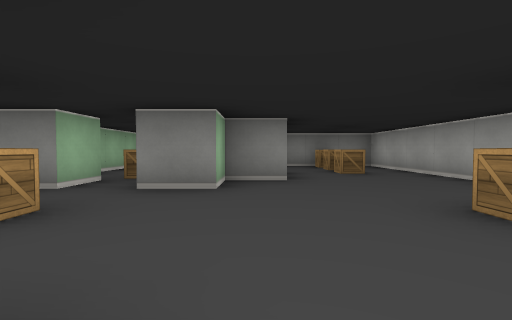
View 1 (above)

24 first-person views from a walk through a cub3D ray-caster map. The camera is about half as high as the walls, tilts 2° down and sees 85° across. The floor is counted in squares. Each view is taken from the middle of a square. On the plan, view 1 faces up. The plan holds only what a view shows up to about 9 squares ahead; the rest is blank.

View 2
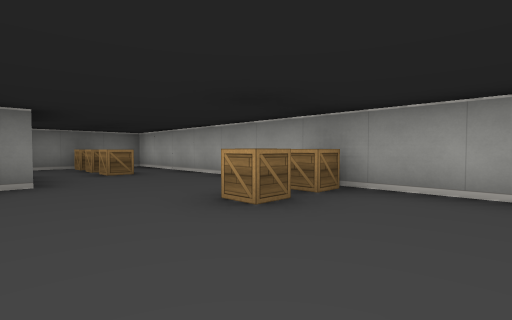

View 3
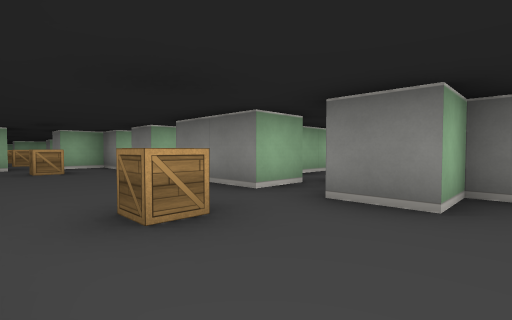

View 4
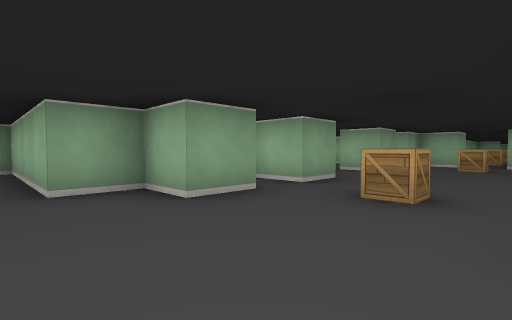

View 5
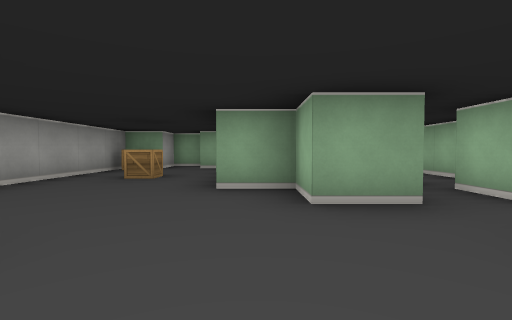

View 6
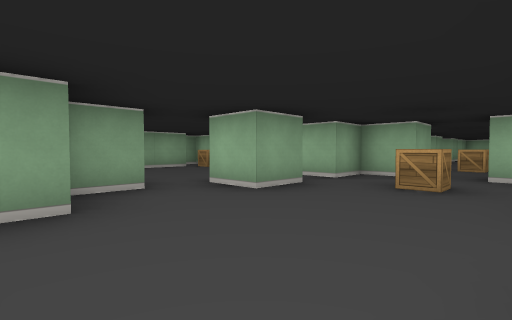

View 7
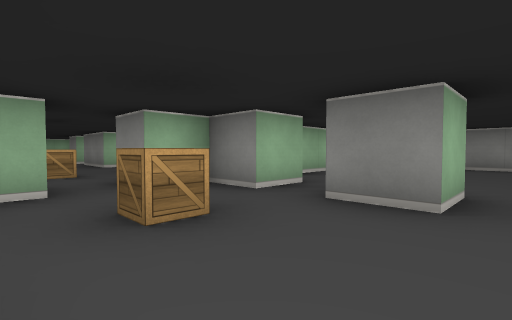

View 8
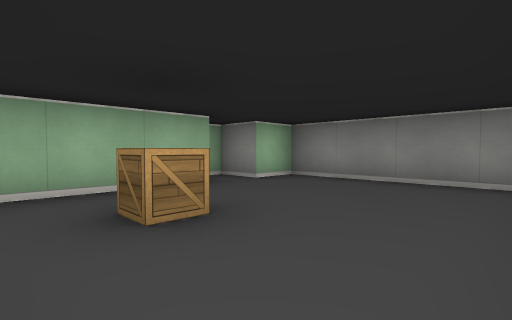

View 9
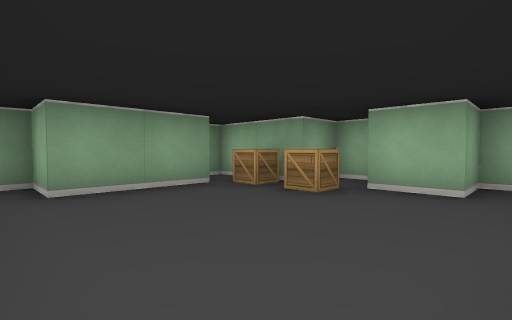

View 10
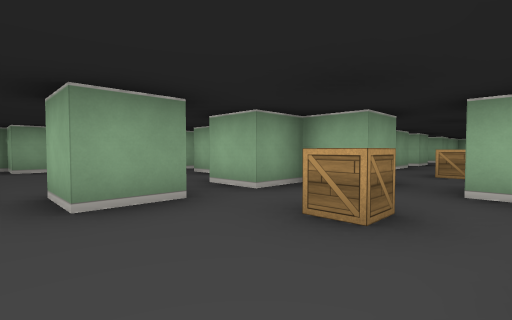

View 11
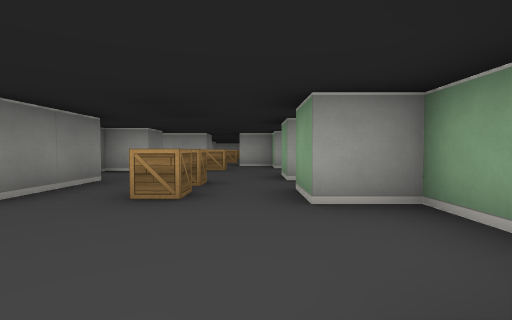

View 12
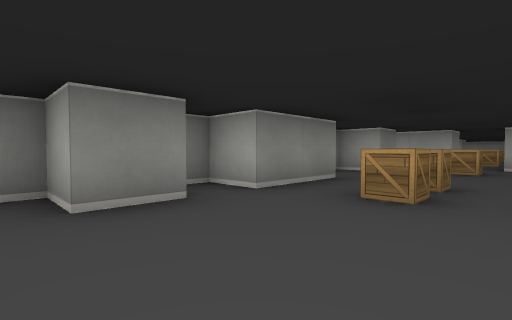

View 13
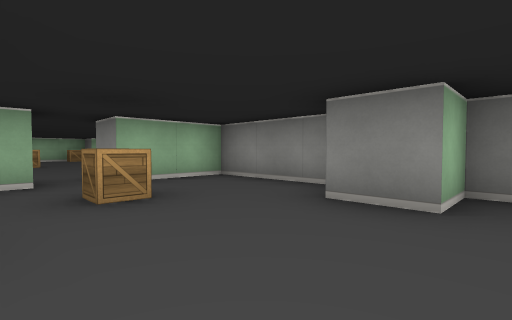

View 14
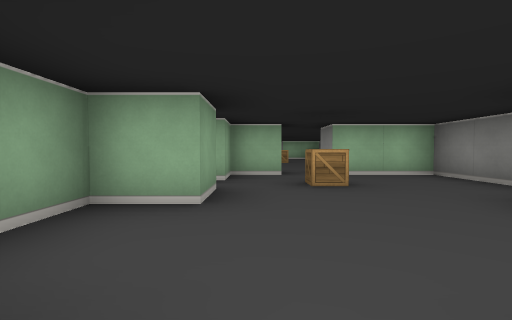

View 15
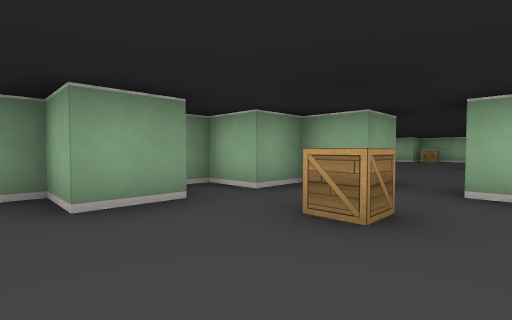

View 16
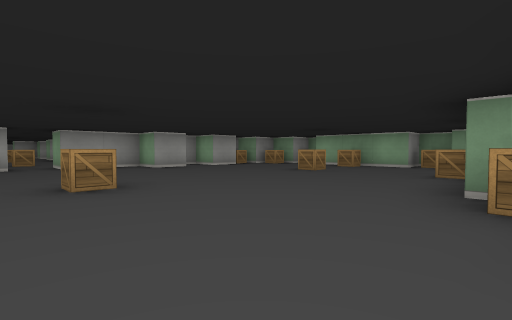

View 17
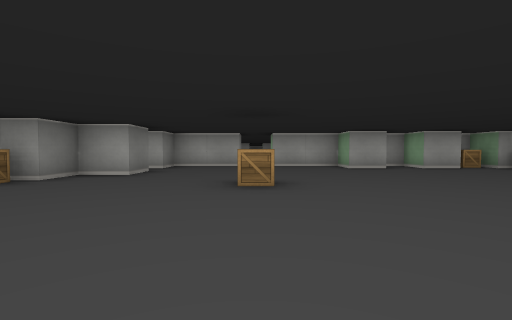

View 18
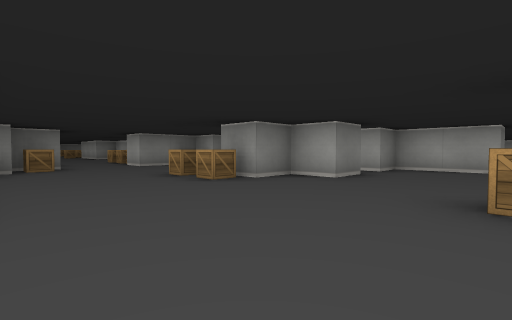

View 19
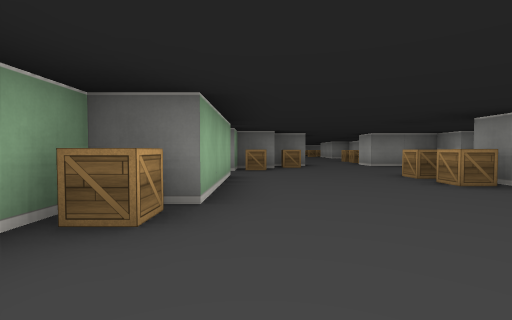

View 20
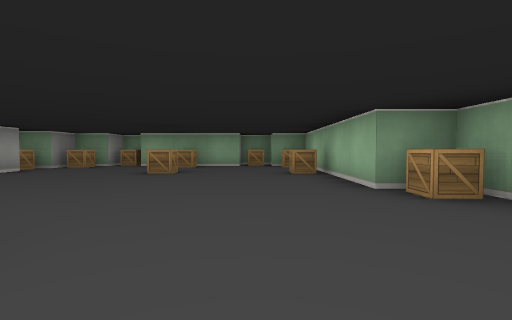

View 21
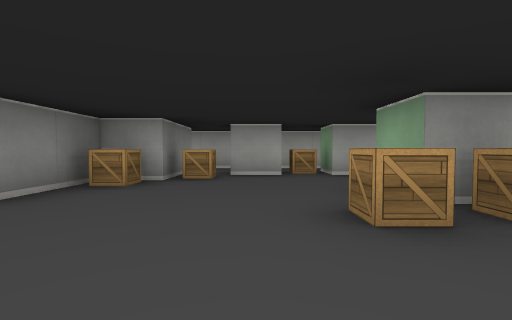

View 22
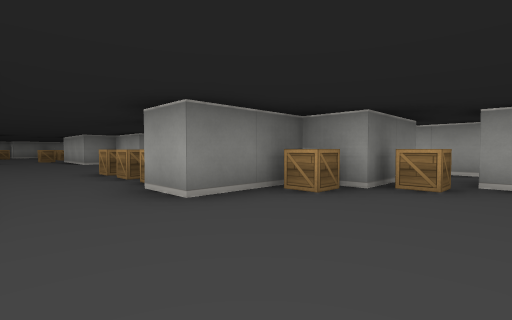

View 23
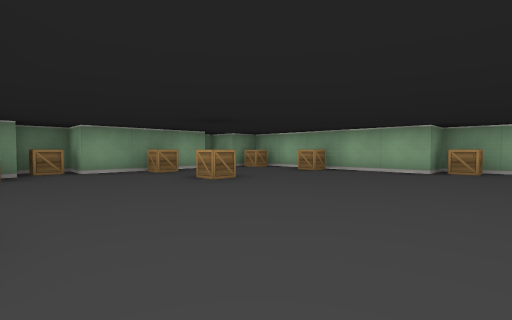

View 24
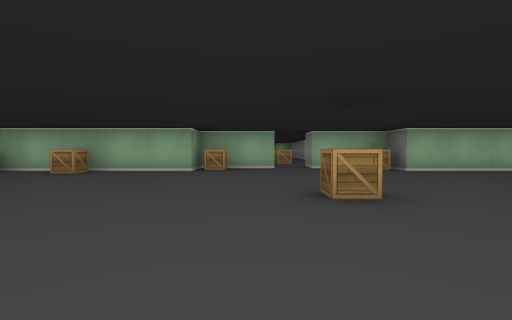

### Floor plan
Key: @ floor where view 1 was taken; # wall or solid block; . floor; C crate; O other object.
Columns run from 31 left of view 1 to 4 right of it. Each row starts with its distance up from view 1.
 19      ..
 18      ..
 17     ...
 16     ...
 15     ...
 14     ..C
 13     ..C
 12     ..C
 11    #..###
 10  ##C...C##            #####
  9  #C.....C#           ##....     ####
  8   .......###         #.....#    .C.#
  7  #...C...C.#         ##....#.   .C.#
  6  #...C##.###          #.C..#.   .C.#
  5  #.....#.########  ####....#.C##...#
  4 #C........#...#.##..# ##.#.####....#
  3 #.........#...........#............#
  2 .....C......C...CC..C...C....C...CC#
  1 #.........#...........#............#
  0 #C........##.#..#.# .###.#..#.#@...#
 -1 ##.......########    #.....## ##...#
 -2  #........#          ##....#   #.C.#
 -3  #C..C...##          ##C...#   #...#
 -4  #.......C#           #C...    #..O#
 -5  #C..C..C##           ####.    ##.##
 -6  ##C###C##               ##     ###
 -7   #######

Positions as (right, up) in squares from view 1, and headings:
1: (0, 0), facing up
2: (0, 0), facing up-right
3: (0, 1), facing up-left
4: (1, 3), facing down-left
5: (0, 3), facing down
6: (-3, 3), facing down-left
7: (-5, 1), facing up-left
8: (-5, 5), facing up-left
9: (-5, -1), facing down-left
10: (-5, 3), facing down-left
11: (-18, 1), facing right
12: (-18, 1), facing up-right
13: (-16, 1), facing up-left
14: (-15, 1), facing left
15: (-17, 3), facing down-left
16: (-30, 3), facing down-right
17: (-30, 2), facing right
18: (-29, 2), facing up-right
19: (-29, 2), facing up
20: (-28, 3), facing down
21: (-28, 8), facing right
22: (-27, 8), facing up-right
23: (-23, 1), facing down-left
24: (-23, 1), facing left
